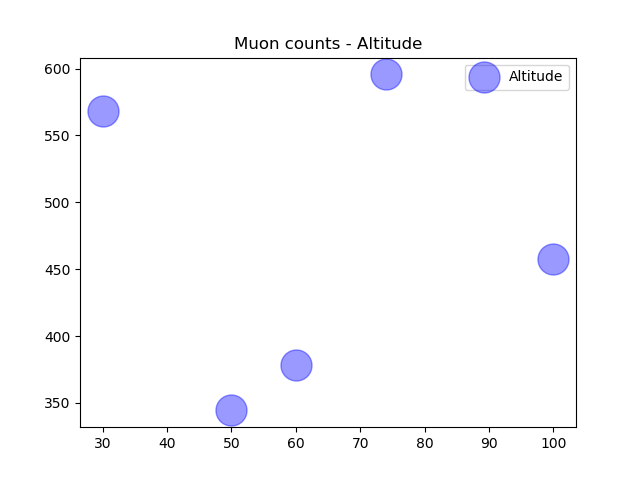

Here is the Python script that generated this plot:
#Scattering Plot. Size = coinc / x = latitude , y = altitude
import numpy as np
import matplotlib.pyplot as plt 

alt1 = np.array([30.0, 50, 60, 74, 100])
lat1 = np.array([37.56, 37.56, 37.56, 37.56, 37.56])
coinc1 = np.array([568.2, 344.4, 378.3, 595.6, 457.4])
coinc2 = np.array([608.6, 632.3, 649.7, 663.3, 671.5])
#coinc_mean1 = np.mean(coinc1)
#coinc_max = np.max(coinc)
#print(coinc_mean)
plt.scatter(alt1, coinc1, color = 'blue', alpha = 0.4, s = 500, label = 'Altitude')
plt.legend()

plt.title("Muon counts - Altitude")
plt.savefig("Altitude_Plot.png")

plt.show()


